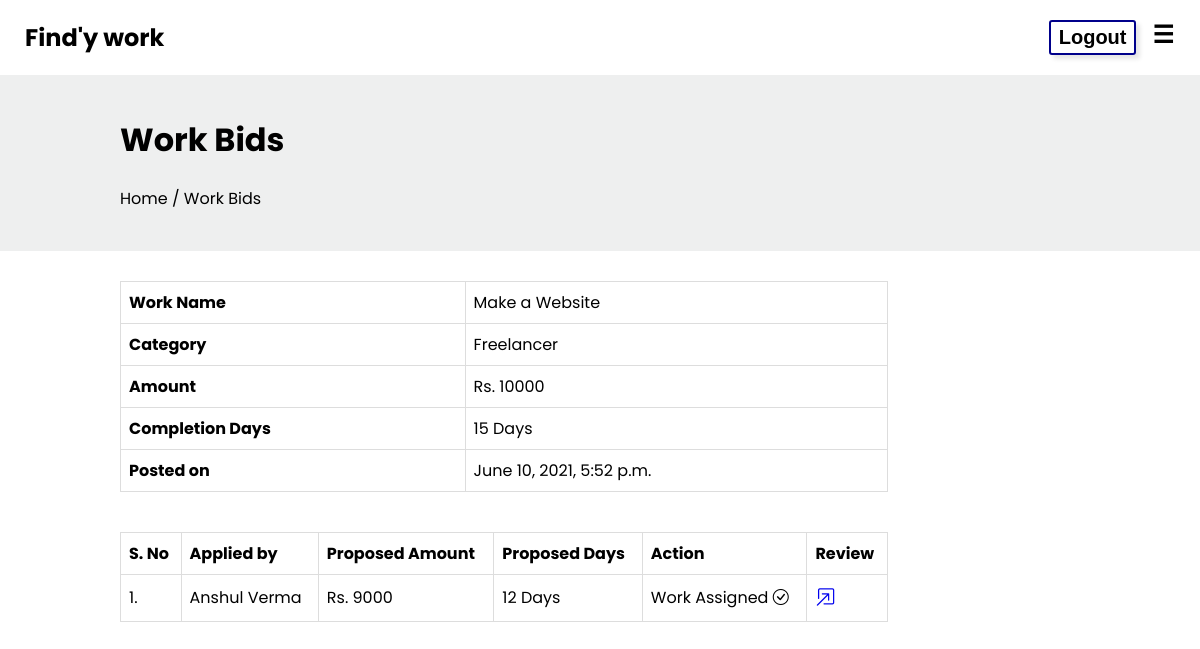
Page /work-bids/564935 (signed in) on the committed database.
### app/models.py (models this page shows)
class Work(models.Model):
    title = models.CharField(max_length = 100)
    description = models.TextField()
    category = models.CharField(max_length=40)
    maxamount = models.CharField(max_length=40)
    maxdays = models.CharField(max_length=40)
    date = models.DateTimeField(default=datetime.now(),blank=True)
    creator = models.ForeignKey(UserProfile ,on_delete = models.CASCADE)

class Bid(models.Model):
    proposal_price = models.CharField(max_length = 20)
    proposal_days = models.CharField(max_length = 20)
    work = models.ForeignKey('Work',on_delete = models.CASCADE)
    worker = models.ForeignKey('WorkerProfile', on_delete = models.CASCADE)
    isassigned = models.BooleanField(default=False)

class WorkerProfile(models.Model):
    phone = models.CharField(max_length = 20)
    pincode = models.CharField(max_length = 10)
    address = models.CharField(max_length = 250 , null = True, blank = True)
    occupation = models.CharField(max_length = 100)
    experience = models.CharField(max_length = 100)
    rupees = models.CharField(max_length = 100)
    hourorday = models.CharField(max_length = 100)
    gender = models.CharField(max_length=250 , null = True)
    username = models.ForeignKey(User , on_delete = models.CASCADE)

### app/views.py (the view)
# urls.py: path('work-bids/<id>', workBids , name = "workBids"),
def workBids(request, id):
    option = checksession(request)
    obj = Work.objects.get(id=id)
    if obj.creator.username == request.user:
        bids = Bid.objects.filter(work=obj, isassigned=True)
        print(bids)
        if len(bids) >= 1:
            print("Assigned")
            return render(request, 'app/user/workBids.html', {'option': option, 'obj': obj, 'bids': bids, 'msg': 'Assigned'})
        else:
            bids = Bid.objects.filter(work=obj)
            return render(request, 'app/user/workBids.html', {'option': option, 'obj': obj, 'bids': bids})
    else:
        return HttpResponse("Don't be smart !!!")

### app/views.py (called while the page is built)
def checksession(request):
    if request.session.has_key('username'):
        option = True
    else:
        option = False
    return option

### templates/app/user/workBids.html (shortened to what this page needs)
{% extends 'base.html' %} {% block head %} {% load static %}
<link rel="stylesheet" href="{% static 'responsive.css' %}" />
<link rel="stylesheet" href="{% static 'workDescription.css' %}" />
<link rel="stylesheet" href="{% static 'workBids.css' %}" />
{% endblock %} {% block body %}
<div class="bg">
  <div class="description">
    <h1>Work Bids</h1>
    <span>Home / Work Bids</span>
  </div>
</div>
<div class="description_card" style="overflow-x: auto">
  <table class="table__one">
    <tr>
      <td>Work Name</td>
      <td>{{obj.title}}</td>
    </tr>
    <tr>
      <td>Category</td>
      <td>{{obj.category}}</td>
    </tr>
    <tr>
      <td>Amount</td>
      <td>Rs. {{obj.maxamount}}</td>
    </tr>
    <tr>
      <td>Completion Days</td>
      <td>{{obj.maxdays}} Days</td>
    </tr>
    <tr>
      <td>Posted on</td>
      <td>{{obj.date}}</td>
    </tr>
  </table>
  <table class="table__two">
    <tr>
      <th>S. No</th>
      <th>Applied by</th>
      <th>Proposed Amount</th>
      <th>Proposed Days</th>
      <th>Action</th>
      {% if msg %}
      <th> Review</th>
      {% endif %}
    </tr>
    {% if bids %} {% for i in bids %}
    <tr>
      <td>{{forloop.counter}}.</td>
      <td>{{i.worker.username.first_name}} {{i.worker.username.last_name}}</td>
      <td>Rs. {{i.proposal_price}}</td>
      <td>{{i.proposal_days}} Days</td>
      {% if msg %}
      <td>Work Assigned <i class="bi bi-check-circle"></i></td>
      <td><a  href="{% url 'workReview' id=i.id %}"><i class="bi bi-box-arrow-in-up-right"></i></a></td>
      {% else %}
      <td>
        <a href="{% url 'workAssign' id=i.id %}"
          ><i class="bi bi-check-lg"></i
        ></a>
      </td>
      {% endif %}
    </tr>
    {% endfor %} {% endif %}
  </table>
</div>
{% endblock %}

### static/workDescription.css (style rules this page uses)
.bg { height: auto; width: 100%; background: rgba(199, 201, 202, 0.3); padding: 20px 0% 20px 0%; }
.description_card { width: 80%; height: auto; margin: 30px auto; }
.description { width: 80%; height: auto; margin: 20px auto; }
table { border-collapse: collapse; width: 80%; }
td, th { border: 1px solid #dddddd; text-align: left; padding: 8px; }
tr td:nth-child(1) { font-weight: bold; }

### static/workBids.css (style rules this page uses)
.table__two { margin: 40px 0px 0.7px 0px; }
.table__two tr td { font-weight: normal; }
.table__two tr td a { font-size: 20px; }

### static/style.css (style rules this page uses)
body { margin: 0; font-family: "Poppins", sans-serif !important; -webkit-font-smoothing: antialiased; -moz-osx-font-smoothing: grayscale; }
.container h1, span { margin: 0; }

### rows in the picture
Work: title "Make a Website", category "Freelancer", maxamount "10000", maxdays "15", date "June 10, 2021, 5:52 p.m."
Bid: worker.username.first_name "Anshul", worker.username.last_name "Verma", proposal_price "9000", proposal_days "12"
